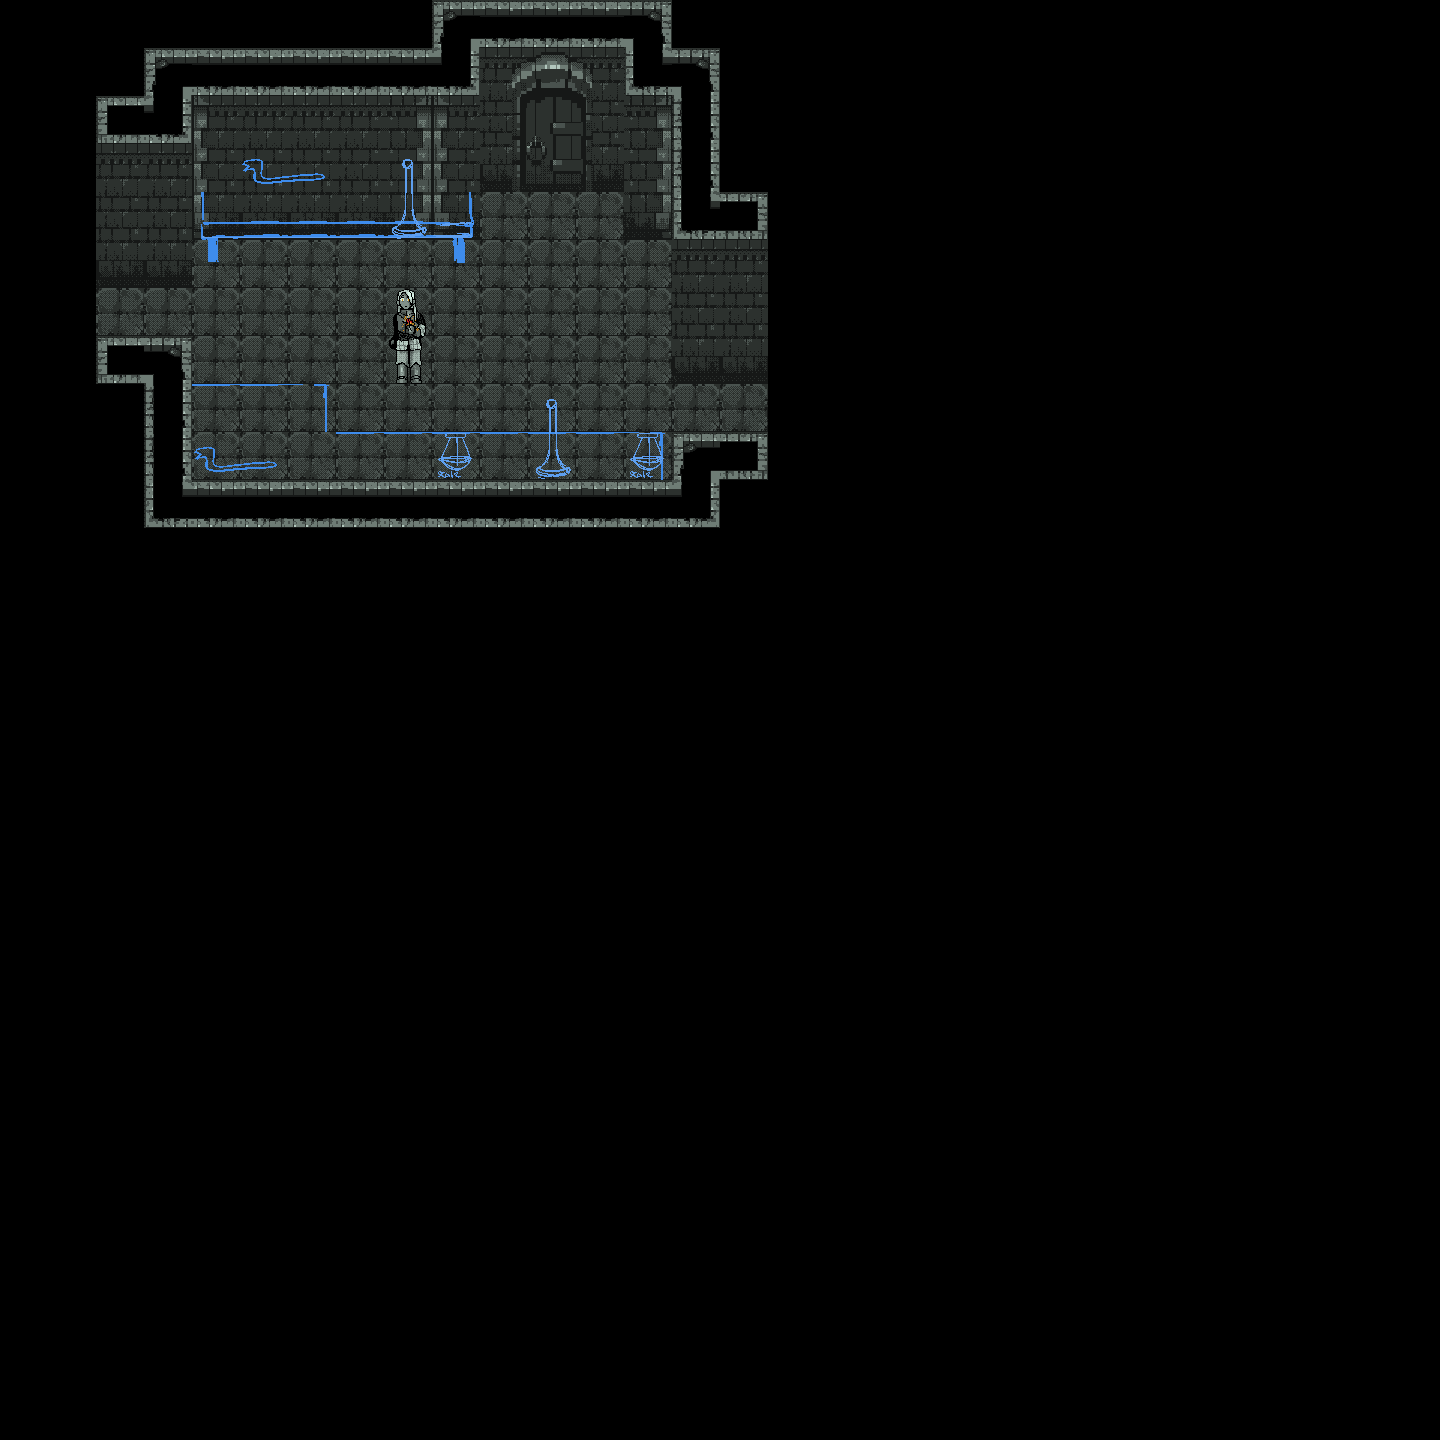

A 2D game scene composited from a Tiled map and its tileset images. What follows is a short description and the map's XML, with each tile layer's data collapsed to a summary:
An orthogonal 30x30 tile map with 48x48 px tiles, 5 tile layers (14_kitchen, 14_walls, 14_details, 14_details_2, ...).

<map version="1.10" tiledversion="1.10.2" orientation="orthogonal" renderorder="right-down" width="30" height="30" tilewidth="48" tileheight="48" infinite="0" nextlayerid="6" nextobjectid="1">
 <tileset firstgid="1" source="../1_office/Temporary Tiles 1.tsx" />
 <layer id="1" name="14_kitchen" width="30" height="30">
  <data>[900 cells, 57 non-empty, 1 distinct tile ids]</data>
 </layer>
 <layer id="2" name="14_walls" width="30" height="30">
  <data>[900 cells, 42 non-empty, 9 distinct tile ids]</data>
 </layer>
 <layer id="4" name="14_details" width="30" height="30">
  <data>[900 cells, 27 non-empty, 16 distinct tile ids]</data>
 </layer>
 <layer id="5" name="14_details_2" width="30" height="30">
  <data>[900 cells, 12 non-empty, 7 distinct tile ids]</data>
 </layer>
 <layer id="3" name="14_enclosure" width="30" height="30">
  <data>[900 cells, 38 non-empty, 8 distinct tile ids]</data>
 </layer>
</map>